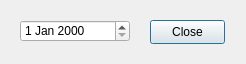
<ui version="4.0" >
 <author></author>
 <comment></comment>
 <exportmacro></exportmacro>
 <class>InputDateVcClass</class>
 <widget class="QDialog" name="InputDateVcClass" >
  <property name="geometry" >
   <rect>
    <x>0</x>
    <y>0</y>
    <width>246</width>
    <height>64</height>
   </rect>
  </property>
  <property name="windowTitle" >
   <string>InputDateVc</string>
  </property>
  <widget class="QDateEdit" name="SearchDate" >
   <property name="geometry" >
    <rect>
     <x>20</x>
     <y>20</y>
     <width>110</width>
     <height>22</height>
    </rect>
   </property>
  </widget>
  <widget class="QPushButton" name="btnClose" >
   <property name="geometry" >
    <rect>
     <x>150</x>
     <y>20</y>
     <width>75</width>
     <height>24</height>
    </rect>
   </property>
   <property name="text" >
    <string>Close</string>
   </property>
  </widget>
 </widget>
 <layoutdefault spacing="6" margin="11" />
 <pixmapfunction></pixmapfunction>
 <resources/>
 <connections/>
</ui>
